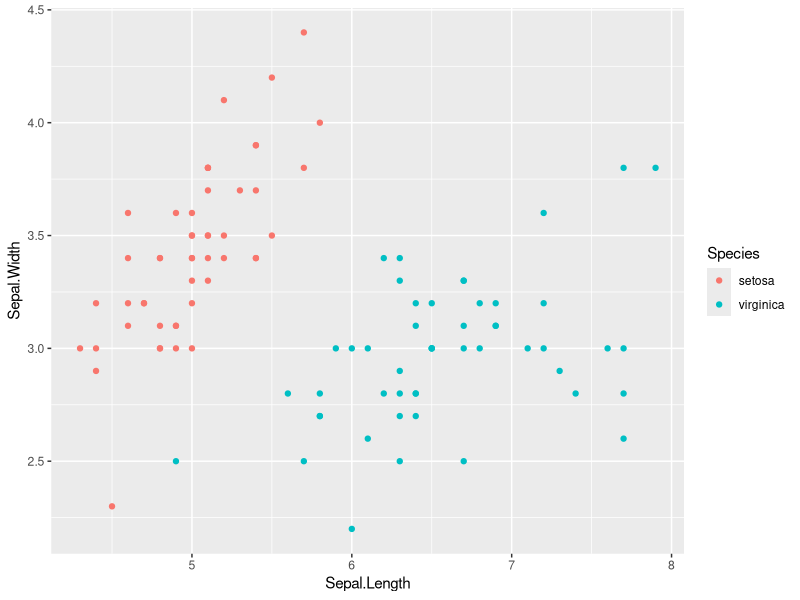
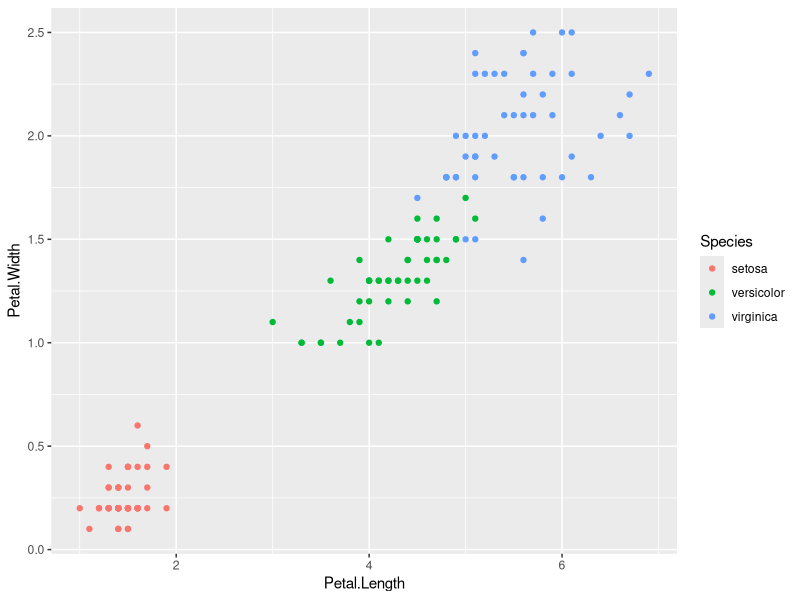

Source code (R) for these figures, in order:
## ---- chunk 1
knitr::opts_chunk$set(echo = FALSE)
## ---- chunk 2
library(ggplot2)
## ---- chunk 3
my.data <- iris[iris$Species %in% c("virginica", "setosa"), ]
qplot(Sepal.Length, Sepal.Width, xlab = "Sepal.Length", ylab = "Sepal.Width", colour=Species, data = my.data)
## ---- chunk 4
my.data <- iris[iris$Species %in% c("virginica", "setosa", "versicolor"), ]
qplot(Petal.Length, Petal.Width, xlab = "Petal.Length", ylab = "Petal.Width", colour=Species, data = my.data)
